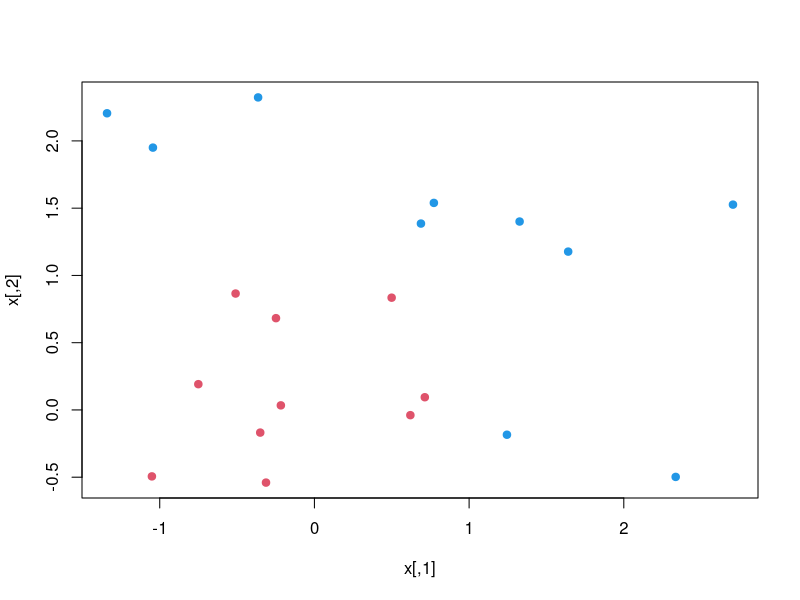
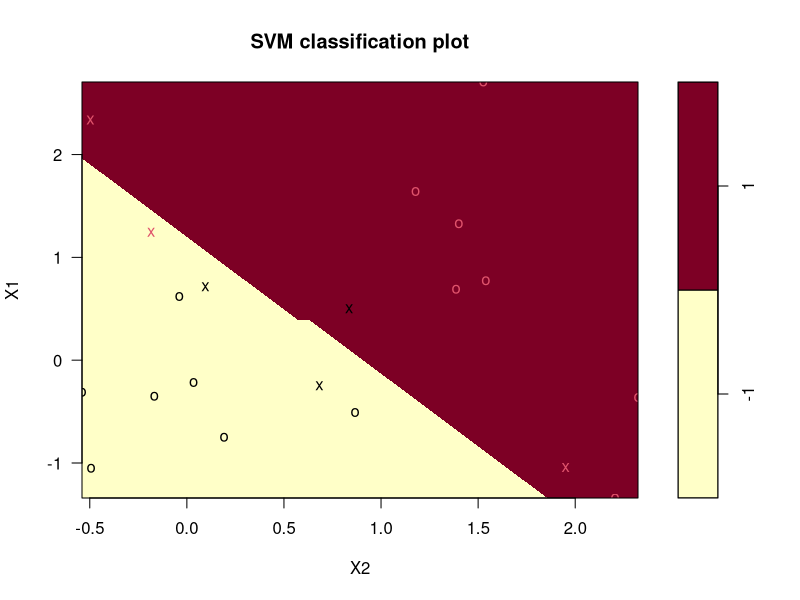

Recreate these plots in R, in order.
### This code will demonstrate the support vector machine (SVM).
### We begin in low dimensional space, in order to view the data.
### The Linear SVM classifier with simulated data.


set.seed(10111)
x<-matrix(rnorm(40),20,2)
y<-rep(c(-1,1),c(10,10))
x[y==1,]<-x[y==1,]+1
plot(x,col=y+3,pch=19)

### Now load the "e1071" package, which contains the "SVM"function. We use this function to compute the fit and compute a cost parameter. The cost parameter is a tuning parameter.

library(e1071)
dat<-data.frame(x,y=as.factor(y))
svmfit<-svm(y~.,data=dat,kernel="linear",cost=10,scale=FALSE)
print(svmfit)
plot(svmfit,dat)





